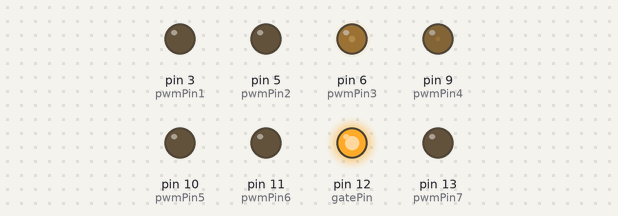
Bench run of a sketch on a simulated Arduino Uno, built with avr-gcc and run on an emulated ATmega328P. Shown: output pins drawn as LEDs (lit = HIGH).

Above: at 6.09 s.
At 11.57 s:
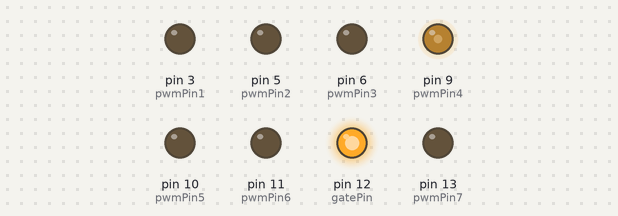
At 13.72 s:
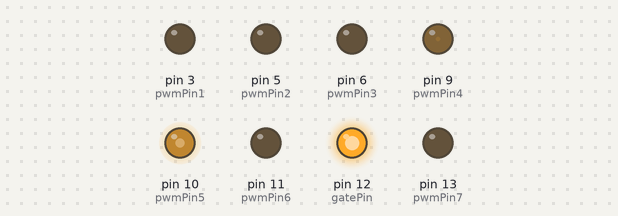
At 15.98 s:
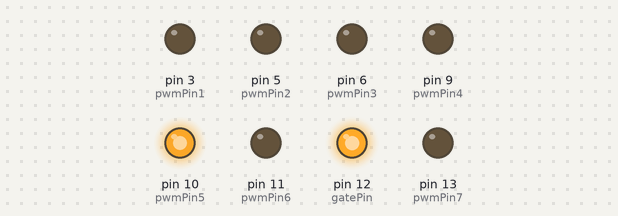
At 21.95 s:
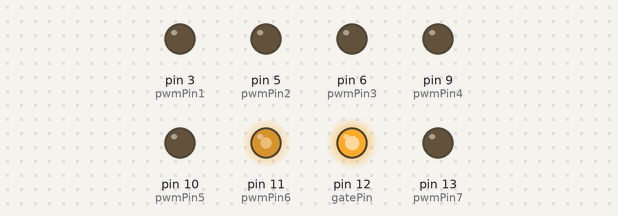
At 39.38 s:
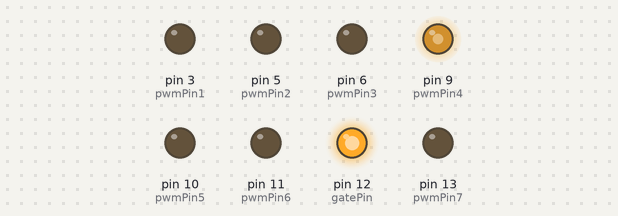
Timing chart, 0 to 40.0 s (numbered marks = the images above):
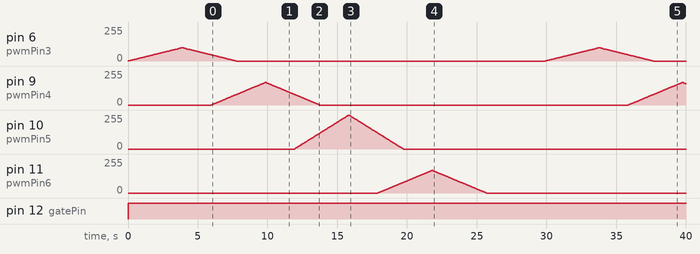

Measured:
- by itself, pin 10 (pwmPin5): rises from 0/255 to 255/255 in 3.9 s, then falls to 0/255 in 3.9 s
- by itself, pin 11 (pwmPin6): rises from 0/255 to 170/255 in 3.9 s, then falls to 0/255 in 3.9 s
- by itself, pin 12 (gatePin): LOW → HIGH at 0.03 s

The sketch:

PetrVitekErben.ino
```cpp
const int pwmPin1 = 3;
const int pwmPin2 = 5;
const int pwmPin3 = 6;
const int pwmPin4 = 9;
const int pwmPin5 = 10;
const int pwmPin6 = 11;
const int pwmPin7 = 13;
const int gatePin = 12;

int outPins[] = {
  pwmPin1,
  pwmPin2,
  pwmPin3,
  pwmPin4,
  pwmPin5,
  pwmPin6,
  pwmPin7,
  gatePin
};

unsigned int ramp = 0;
int sine = 0;

unsigned int chaserRamp = 0;
unsigned int chaserRampStep = 1;
unsigned int chaserRampMax = 975;//255 * 5;
unsigned int chaserOverlap = 60;
//1175;  //255 * 5;

unsigned int chaserCh1 = 0;
unsigned int chaserCh2 = 0;
unsigned int chaserCh3 = 0;
unsigned int chaserCh4 = 0;
unsigned int chaserCh5 = 0;

unsigned int chaserChannels[] = {
  chaserCh1,
  chaserCh2,
  chaserCh3,
  chaserCh4,
  chaserCh5
};

unsigned int chaserRemap[] = {
  100,
  170,
  255,
  170,
  100
};

boolean debug = false;

void setup() {
  for (int i = 0; i < 8; i++) {
    pinMode(outPins[i], OUTPUT);
  }
  if (debug) {
    Serial.begin(9600);
    Serial.println("welcome on board\nthis is erben arduino");
  }
}

void loop() {
  //testPins();
  chaser();
  delay(30);
  digitalWrite(12, 1);

}

void chaser() {

  chaserRamp += chaserRampStep;
  if (debug) {
    Serial.print(chaserRamp);
    Serial.print(" |||| ");
  }

  if (chaserRamp > chaserRampMax) {
    chaserRamp = 0;
  }

  for (int i = 0; i < 5; i++) {
    if (i < 4) {
      chaserChannels[i] = triangleInt(limitInt(chaserRamp, (i * 255) - (i * chaserOverlap), ((i + 1) * 255) - (i * chaserOverlap)), 255);
    } else {
      int chaserRampLoop = 0;
      if(chaserRamp<chaserOverlap){
        chaserRampLoop=chaserRamp+chaserRampMax;
      }else{
        chaserRampLoop=chaserRamp;
      }
      chaserChannels[i] = triangleInt(limitInt(chaserRampLoop, (i * 255) - (i * chaserOverlap), ((i + 1) * 255) - (i * chaserOverlap)), 255);
    }
  }
  for (int i = 0; i < 5; i++) {
    if (debug) {
      Serial.print(chaserChannels[i]);
      Serial.print(" - ");
    }
    analogWrite(outPins[i + 2], map(chaserChannels[i], 0, 255, 0, chaserRemap[i]));
  }
  if (debug) {
    Serial.println("-------");
  }
}

int limitInt(int input, int inputMin, int inputMax) {
  return (max(min(input, inputMax), inputMin)) - inputMin;
}

int triangleInt(unsigned int input, unsigned int range) {
  unsigned int out = 0;
  unsigned int rangeHalf = range / 2;

  if (input < rangeHalf) {
    out = input;
  } else {
    out = (rangeHalf + 1) - (input - rangeHalf);
  }
  return map(constrain(out, 0, rangeHalf), 0, rangeHalf, 0, range);
}
```
